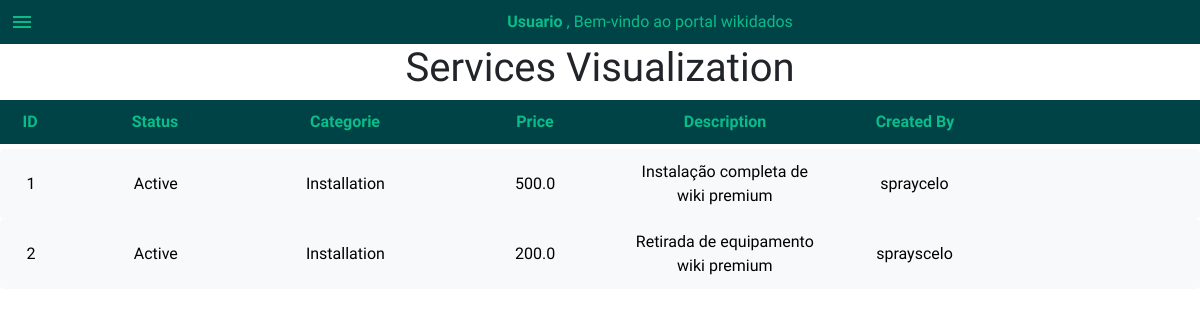
Page /services/ on the committed database.
### FinalProject/models.py (models this page shows, shortened)
class Service(models.Model):
    name = models.CharField(max_length=50, default="")
    status = models.CharField(max_length=50, choices=serviceStatus)
    categorie = models.CharField(max_length=50, choices=serviceCategories)
    price = models.FloatField()
    description = models.TextField(default="")
    createdBy = models.ForeignKey(User, on_delete=models.CASCADE)
    createdDate = models.DateTimeField(auto_now_add=True)
    comments = models.ManyToManyField(Comment, default="", blank=True, related_name="relatedServices")

class User(AbstractUser):
    pass

### FinalProject/views.py (the view)
# urls.py: path("services/", include('FinalProject.modulesDetails.servicesUrls')),
def services(request):
   return render(request, "final/services.html", {
      "allServices": Service.objects.all()
   })

### FinalProject/templates/final/services.html
{%extends "final/layout.html" %}
{% block services %}
<h1 class="text-center"> Services Visualization</h1>
<div>
    <div id="servicesHeader">
        <span> ID </span>
        <span> Status </span>
        <span> Categorie </span>
        <span> Price </span>
        <span> Description </span>
        <span> Created By </span>
    </div>
    {% for services in allServices%}
    <div id="allServices">
        <a href="" class="btn btn-light">
            <span> {{ services.id }} </span>
            <span> {{ services.status }} </span>
            <span> {{ services.categorie }} </span>
            <span> {{ services.price }} </span>
            <span> {{ services.description }} </span>
            <span> {{ services.createdBy }} </span>
        </a>
    </div>
    {% endfor%}
</div>
{% endblock %}

### FinalProject/static/style.css (style rules this page uses)
body { margin: 0%; background-color: #74b3ce; }
* { font-family: 'Dongle', sans-serif; font-family: 'Nunito Sans', sans-serif; font-family: 'Playfair Display', serif; font-family: 'Titillium Web', sans-serif; }
#ticketHeader, #serviceOrderHeader, #costumerHeader, #equipmentsHeader, #productsHeader, #servicesHeader { display: grid; grid-template-columns: 5% repeat(6, minmax(100px, 1fr)); place-items: center; margin-bottom: 5px; background-color: #004346; color: #09bc8a; font-weight: bold; padding-bottom: 10px; padding-top: 10px; }
#allTickets a, #allServiceOrder a, #allCostumers a, #allEquipments a, #allProducts a, #allServices a { display: grid; grid-template-columns: 5% repeat(6, minmax(100px, 1fr)); place-items: center; padding-bottom: 5px; padding-top: 5px; padding: 10px 0px 10px 0px ; }

### rows in the picture
Service: id "1", status "Active", categorie "Installation", price "500.0", description "Instalação completa de wiki premium", createdBy "spraycelo"
Service: id "2", status "Active", categorie "Installation", price "200.0", description "Retirada de equipamento wiki premium", createdBy "sprayscelo"
